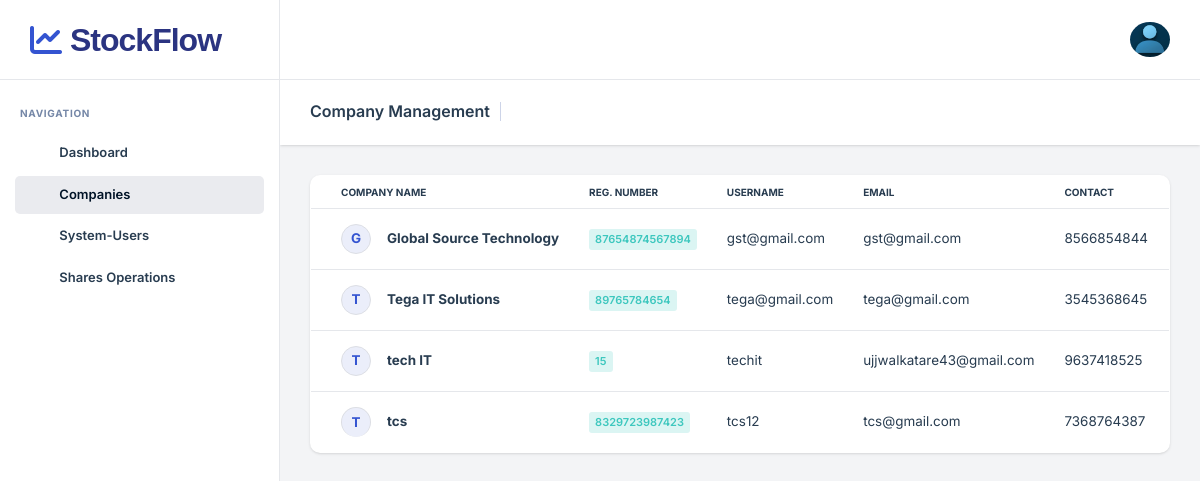
/companies/, run on the app's committed database.
### app/models.py (models this page shows, shortened)
class Company(models.Model):
    company_name = models.CharField(max_length=255)
    registration_number = models.CharField(max_length=100, unique=True)
    address = models.TextField()
    email = models.EmailField(unique=True)
    contact_number = models.CharField(max_length=20)
    username = models.CharField(max_length=100, unique=True)
    password = models.CharField(max_length=255)  # Raw password storage
    wallet_address = models.CharField(max_length=42, unique=True, null=True, blank=True)
    wallet_private_key = models.CharField(max_length=255, null=True, blank=True)

### app/views.py (the view)
# urls.py: path('companies/', views.company_list, name='company_list'),
def company_list(request):
    companies = Company.objects.all()
    return render(request, 'company_list.html', {'companies': companies})

### templates/company_list.html (shortened to what this page needs)
<!DOCTYPE html>
<html lang="zxx">
<head>
    <link rel="stylesheet" type="text/css" href="/static/assets/css/bootstrap.min.css" />
    <link rel="stylesheet" type="text/css" href="/static/assets/vendors/css/vendors.min.css" />
    <link rel="stylesheet" type="text/css" href="/static/assets/css/theme.min.css" />
    <link rel="stylesheet" href="https://cdnjs.cloudflare.com/ajax/libs/font-awesome/6.0.0/css/all.min.css" />
</head>
<body>
    <nav class="nxl-navigation">
        <div class="navbar-wrapper">
            <div class="m-header">
                <a href="{% url 'admin_index' %}" class="b-brand d-flex align-items-center text-decoration-none">
                    <i class="fas fa-chart-line text-primary fs-2 me-2"></i>
                    <span class="brand-text" style="font-family: 'Plus Jakarta Sans', sans-serif; font-size: 2rem; font-weight: 800; letter-spacing: -1px; color: #2b3481; line-height: 1;">
                        StockFlow
                    </span>
                </a>
            </div>
            <div class="navbar-content">
                <ul class="nxl-navbar">
                    <li class="nxl-item nxl-caption"><label>Navigation</label></li>
                    <li class="nxl-item">
                        <a href="{% url 'admin_dashboard' %}" class="nxl-link">
                            <span class="nxl-micon"><i class="feather-grid"></i></span>
                            <span class="nxl-mtext">Dashboard</span>
                        </a>
                    </li>
                    <li class="nxl-item active">
                        <a href="{% url 'company_list' %}" class="nxl-link">
                            <span class="nxl-micon"><i class="feather-user-plus"></i></span>
                            <span class="nxl-mtext">Companies</span>
                        </a>
                    </li>
                    <li class="nxl-item">
                        <a href="{% url 'stockuser_list' %}" class="nxl-link">
                            <span class="nxl-micon"><i class="feather-users"></i></span>
                            <span class="nxl-mtext">System-Users</span>
                        </a>
                    </li>
                    <li class="nxl-item">
                        <a href="{% url 'share_request_list' %}" class="nxl-link">
                            <span class="nxl-micon"><i class="feather-clipboard"></i></span>
                            <span class="nxl-mtext">Shares Operations</span>
                        </a>
                    </li>
                </ul>
            </div>
        </div>
    </nav>
    <header class="nxl-header">
        <div class="header-wrapper">
            <div class="header-left d-flex align-items-center gap-4">
                <div class="nxl-navigation-toggle">
                    <a href="javascript:void(0);" id="menu-mini-button">
                        <i class="feather-align-left"></i>
                    </a>
                </div>
            </div>
            <div class="header-right ms-auto">
                <div class="d-flex align-items-center">
                    <div class="dropdown nxl-h-item nxl-header-search">
                        <a href="javascript:void(0);" class="nxl-head-link me-0" data-bs-toggle="dropdown" data-bs-auto-close="outside">
                            <i class="feather-search"></i>
                        </a>
                    </div>
                    <div class="nxl-h-item d-none d-sm-flex">
                        <div class="full-screen-switcher">
                            <a href="javascript:void(0);" class="nxl-head-link me-0" onclick="$('body').fullScreenHelper('toggle');">
                                <i class="feather-maximize maximize"></i>
                            </a>
                        </div>
                    </div>
                    <div class="nxl-h-item dark-light-theme">
                        <a href="javascript:void(0);" class="nxl-head-link me-0 dark-button">
                            <i class="feather-moon"></i>
                        </a>
                    </div>
                    <div class="dropdown nxl-h-item">
                        <a href="javascript:void(0);" data-bs-toggle="dropdown" role="button" data-bs-auto-close="outside">
                            <img src="/static/assets/images/admin.jpg" alt="user-image" class="img-fluid user-avtar me-0" />
                        </a>
                    </div>
                </div>
            </div>
        </div>
    </header>
    <main class="nxl-container">
        <div class="nxl-content">
            <div class="page-header">
                <div class="page-header-left">
                    <div class="page-header-title">
                        <h5 class="m-b-10">Company Management</h5>
                    </div>
                </div>
            </div>
            <div class="main-content">
                <div class="card">
                    <div class="card-body p-0">
                        <div class="table-responsive">
                            <table class="table table-hover mb-0">
                                <thead>
                                    <tr>
                                        <th>Company Name</th>
                                        <th>Reg. Number</th>
                                        <th>Username</th>
                                        <th>Email</th>
                                        <th>Contact</th>
                                        <th class="text-end">Actions</th>
                                    </tr>
                                </thead>
                                <tbody>
                                    {% for company in companies %}
                                    <tr id="company-row-{{ company.id }}">
                                        <td>
                                            <div class="d-flex align-items-center">
                                                <div class="avatar-text avatar-md bg-soft-primary text-primary me-3">
                                                    {{ company.company_name|first|upper }}
                                                </div>
                                                <span class="fw-bold">{{ company.company_name }}</span>
                                            </div>
                                        </td>
                                        <td><span class="badge bg-soft-info text-info">{{ company.registration_number }}</span></td>
                                        <td>{{ company.username }}</td>
                                        <td>{{ company.email }}</td>
                                        <td>{{ company.contact_number }}</td>
                                        <td class="text-end">
                                        </td>
                                    </tr>
                                    {% endfor %}
                                </tbody>
                            </table>
                        </div>
                    </div>
                </div>
            </div>
        </div>
    </main>
</body>
</html>

### data on the page
Company: company_name|first "G", company_name "Global Source Technology", registration_number "87654874567894", username "gst@gmail.com", email "gst@gmail.com", contact_number "8566854844"
Company: company_name|first "T", company_name "Tega IT Solutions", registration_number "89765784654", username "tega@gmail.com", email "tega@gmail.com", contact_number "3545368645"
Company: company_name|first "T", company_name "tech IT", registration_number "15", username "techit", email "ujjwalkatare43@gmail.com", contact_number "9637418525"
Company: company_name|first "T", company_name "tcs", registration_number "8329723987423", username "tcs12", email "tcs@gmail.com", contact_number "7368764387"
